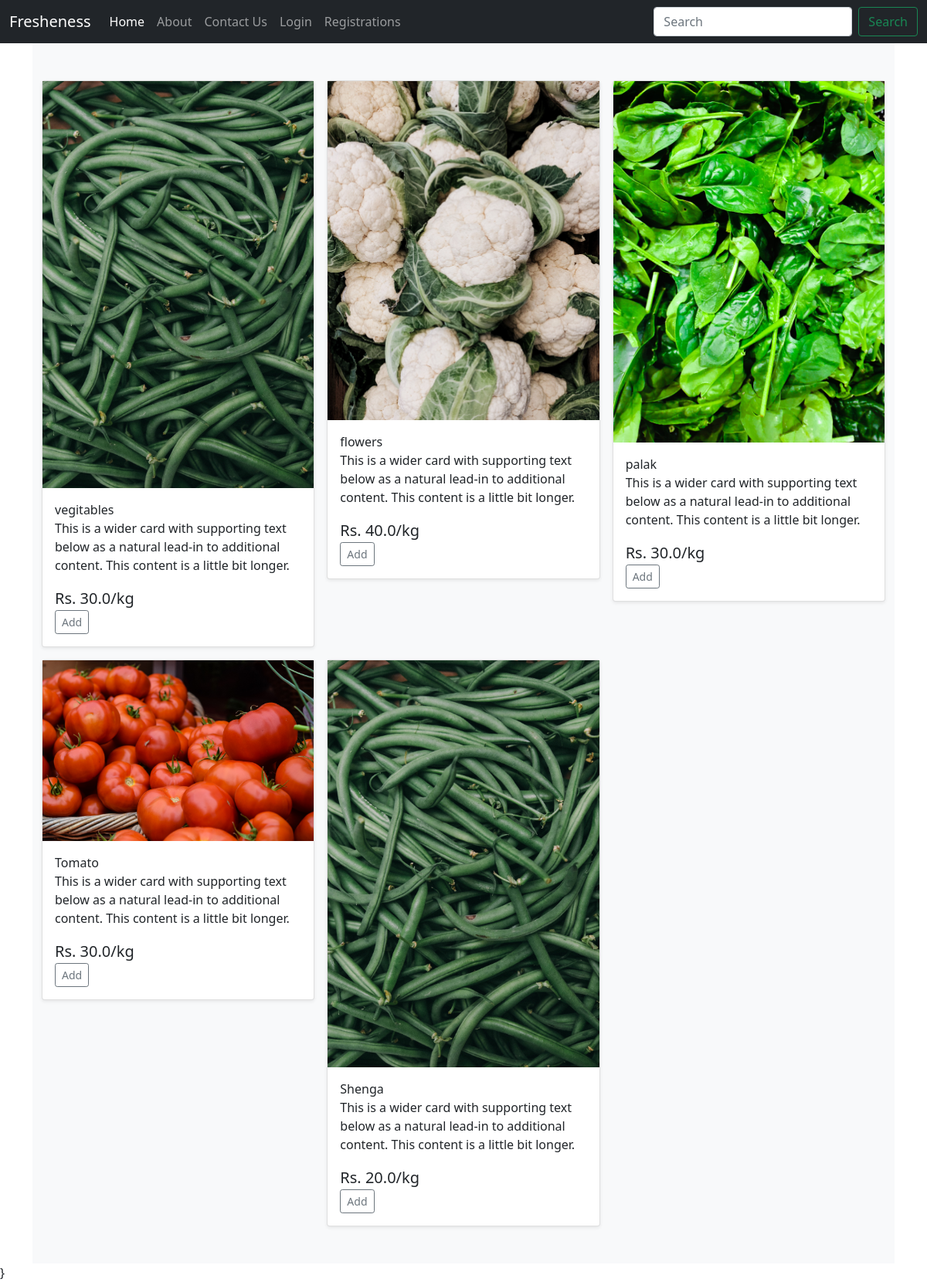
The app's page /product/ with its own data.
### hello/models.py (models this page shows, shortened)
class Product(models.Model):
    title=models.CharField(max_length=100)
    selling_price=models.FloatField()
    discounted_price=models.FloatField()
    description=models.TextField()
    type=models.CharField(max_length=80)
    product_image=models.ImageField(upload_to='productimg')
    category=models.CharField(choices=CATEGORY_CHOICES,max_length=3)

### hello/views.py (the view)
# urls.py: path('product/',views.product,name='product'),
def product(request):
    veg=Product.objects.filter(category='VG')
    return render(request,'hello/product.html',{'veg':veg})

### hello/templates/hello/product.html
{% extends 'hello/base.html' %}
{% load static %}
{% block product %}
<body>
    <main>
      <div class="album py-5 bg-light">
        <div class="container">
          <div class="row row-cols-1 row-cols-sm-2 row-cols-md-3 g-3">
            {% for vg in veg %}
            <div class="col">
              <div class="card shadow-sm">
               <img src="{{vg.product_image.url}}" alt="">
                <div class="card-body">
                  <span class="'fw-bold">{{vg.title}}</span>
                  <p class="card-text">This is a wider card with supporting text below as a natural lead-in to additional content. This content is a little bit longer.</p>
                  <span class="fs-5">Rs. {{vg.selling_price}}/kg</span>
                  <div class="d-flex justify-content-between align-items-center">
                    <div class="btn-group">
                      <a href="{% url 'productdetail' vg.id %}"><button class="btn btn-sm btn-outline-secondary">Add</button></a>
                    </div>
                  </div>
                </div>
              </div>
            </div>
          {% endfor %}
          </div>
        </div>
      </div>
    </main>
      </body>
{% endblock product %}

### hello/templates/hello/base.html (shortened to what this page needs)
<!DOCTYPE html>
{% load static %}
<html lang="en">
<head>
    <link rel="stylesheet" href="{% static 'hello/css/bootstrap.css' %} ">
<link rel="stylesheet" href="https://cdnjs.cloudflare.com/ajax/libs/font-awesome/6.0.0-beta2/css/all.min.css" />
</head>
<body>
    {% include 'hello/navbar.html'%}
    <div class="container">
        {% block product %}
        {% endblock product %}
    </div>
</body>
</html>}

### hello/templates/hello/navbar.html (shortened to what this page needs)
<nav class="navbar navbar-expand-lg navbar-dark bg-dark">
    <div class="container-fluid">
        <a class="navbar-brand" href="#">Fresheness</a>
        <div class="collapse navbar-collapse" id="navbarSupportedContent">
            <ul class="navbar-nav me-auto mb-2 mb-lg-0">
                <li class="nav-item">
                    <a class="nav-link active" aria-current="page" href="{% url 'home' %}">Home</a>
                </li>
                <li class="nav-item">
                    <a class="nav-link" href="{% url 'about' %}">About</a>
                </li>
                <li class="nav-item">
                    <a class="nav-link" href="{% url 'contact' %}">Contact Us</a>
                </li>
                {% if request.user.is_authenticated %}
                    <li class="nav-item dropdown">
                        <a class="nav-link dropdown-toggle" href="#" id="navbarDropdown" role="button"
                            data-bs-toggle="dropdown" aria-expanded="false">
                            Services
                        </a>
                        <ul class="dropdown-menu" aria-labelledby="navbarDropdown">
                            <li><a class="dropdown-item" href="{% url 'product' %}">Vegitables</a></li>
                            <li><a class="dropdown-item" href="{% url 'product2' %}">Fruits</a></li>
                            <li><a class="dropdown-item" href="#">Other</a></li>
                        </ul>
                    </li>
                    <li class="nav-item dropdown">
                        <a class="nav-link dropdown-toggle" href="#" id="navbarDropdown" role="button"
                            data-bs-toggle="dropdown" aria-expanded="false">
                            {{request.user.username|capfirst  }}
                        </a>
                        <ul class="dropdown-menu" aria-labelledby="navbarDropdown">
                            <li><a class="dropdown-item" href="{% url 'profile' %}">Profile</a></li>
                            <li><a class="dropdown-item" href="#">Orders</a></li>
                            <li><a class="dropdown-item" href="{% url 'passwordchange' %}">Change Password</a></li>
                            <li><a class="dropdown-item" href="{% url 'logout' %}">Logout</a></li>
                        </ul>
                    </li>
                    <li class="nav-item">
                        <a class="nav-link" aria-current="page" href="{% url 'showcart' %}">Cart</a>
                    </li>
                {% else %}
                <li class="nav-item">
                    <a class="nav-link" aria-current="page" href="{% url 'login' %}">Login</a>
                </li>
                <li class="nav-item">
                    <a class="nav-link" aria-current="page" href="{% url 'signup' %}">Registrations</a>
                </li>
                {% endif %}
            </ul>
            <form class="d-flex">
                <input class="form-control me-2" type="search" placeholder="Search" aria-label="Search">
                <button class="btn btn-outline-success" type="submit">Search</button>
            </form>
        </div>
    </div>
</nav>

### records on screen
Product: product_image (picture), title "vegitables", selling_price "30.0"
Product: product_image (picture), title "flowers", selling_price "40.0"
Product: product_image (picture), title "palak", selling_price "30.0"
Product: product_image (picture), title "Tomato", selling_price "30.0"
Product: product_image (picture), title "Shenga", selling_price "20.0"
